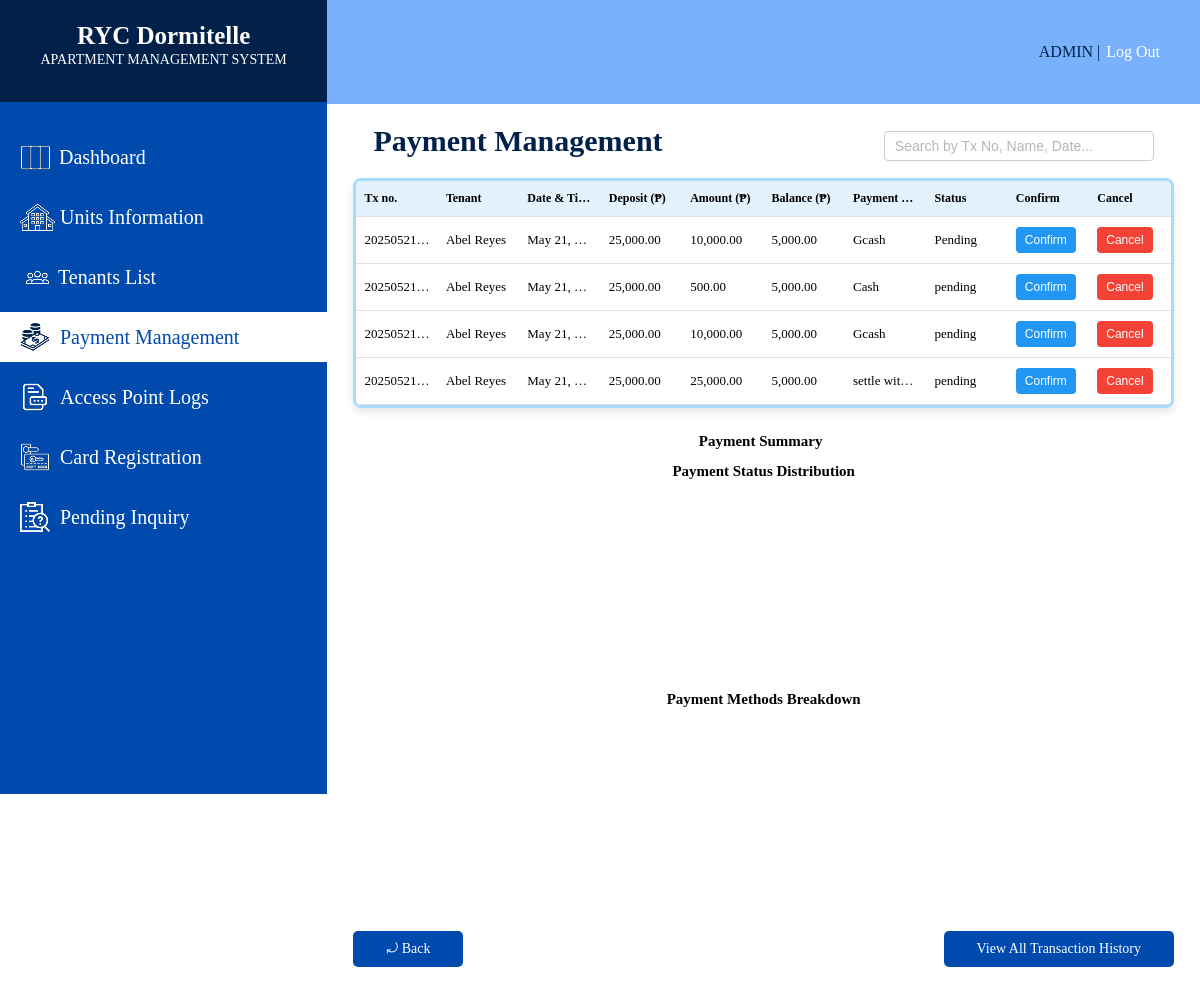
Page /PAYMENTMANAGEMENT.php (signed in) on the committed database.
### tables this page shows
CREATE TABLE `payments` (
  `transaction_no` varchar(12) NOT NULL,
  `unit_no` varchar(10) NOT NULL,
  `tenant_ID` varchar(12) NOT NULL,
  `amount_paid` int(6) NOT NULL,
  `payment_date_time` timestamp NOT NULL DEFAULT current_timestamp() ON UPDATE current_timestamp(),
  `payment_status` varchar(15) NOT NULL,
  `payment_method` varchar(30) NOT NULL,
  `transaction_type` varchar(15) NOT NULL,
  `confirmation_status` varchar(15) NOT NULL,
  `source_id` varchar(100) NOT NULL
);

CREATE TABLE `tenants` (
  `tenant_ID` varchar(12) NOT NULL,
  `tenant_name` varchar(15) NOT NULL,
  `contact_number` varchar(13) NOT NULL,
  `email` varchar(30) NOT NULL,
  `emergency_contact_name` varchar(25) NOT NULL,
  `emergency_contact_num` varchar(13) NOT NULL,
  `tenant_image` varchar(255) NOT NULL
);

CREATE TABLE `tenant_unit` (
  `tenant_ID` varchar(12) NOT NULL,
  `unit_no` varchar(10) NOT NULL,
  `start_date` date NOT NULL,
  `end_date` date NOT NULL,
  `occupant_count` smallint(2) NOT NULL,
  `deposit` mediumint(6) NOT NULL,
  `balance` mediumint(6) NOT NULL,
  `payment_due` varchar(30) NOT NULL,
  `billing_period` varchar(31) NOT NULL,
  `status` varchar(10) NOT NULL
);

### PAYMENTMANAGEMENT.php (the view, shortened to what this page needs)
<?php
require_once 'db_connect.php';
$table_result = null;
$query_error_table = "";
$table_query = "SELECT payments.transaction_no, tenants.tenant_name, payments.payment_date_time,
                tenant_unit.deposit, payments.amount_paid, tenant_unit.balance, payments.payment_method, payments.confirmation_status
                FROM payments
                INNER JOIN tenants ON payments.tenant_ID = tenants.tenant_ID
                INNER JOIN tenant_unit ON tenants.tenant_ID = tenant_unit.tenant_ID
                WHERE payments.confirmation_status = 'Pending'";
$query_exec_result = $conn->query($table_query);
if ($query_exec_result === false) {
    $query_error_table = "Error fetching pending payments: " . $conn->error;
    error_log($query_error_table);
} else {
    $table_result = $query_exec_result;
}
$adminDisplayIdentifier = "ADMIN";
?>
<!DOCTYPE html>
<html lang="en">
<head>
</head>
<body>
    <div class="sideBar">
        <div class="systemTitle">
            <h1>RYC Dormitelle</h1>
            <p>APARTMENT MANAGEMENT SYSTEM</p>
        </div>
        <div class="sidebarContent">
            <div class="card">
                <a href="DASHBOARD.php" class="changeicon">
                    <img src="sidebarIcons/DashboardIconWht.png" alt="Dashboard Icon" class="DsidebarIcon" style="margin-right: 8px;">
                    Dashboard
                </a>
            </div>
            <div class="card">
                <a href="UNITSINFORMATION.php">
                    <img src="sidebarIcons/UnitsInfoIconWht.png" alt="Units Information Icon" class="UIsidebarIcon" style="margin-right: 5px;">
                    Units Information</a>
            </div>
            <div class="card">
                <a href="TENANTSLIST.php">
                    <img src="sidebarIcons/TenantsInfoIconWht.png" alt="Tenants Information Icon" class="THsidebarIcon" style="margin-right: 3px;">
                    Tenants List</a>
            </div>
            <div class="card">
                <a href="PAYMENTMANAGEMENT.php"  style="background-color: #FFFF; color: #004AAD;">
                    <img src="sidebarIcons/PaymentManagementIcon.png" alt="Payment Management Icon" class="PMsidebarIcon" style="margin-right: 10px;">
                    Payment Management</a>
            </div>
            <div class="card">
                <a href="ACCESSPOINTLOGS.php">
                    <img src="sidebarIcons/AccesspointIconWht.png" alt="Access Point Logs Icon" class="APLsidebarIcon" style="margin-right: 10px;">
                    Access Point Logs</a>
            </div>
            <div class="card">
                <a href="CARDREGISTRATION.php">
                    <img src="sidebarIcons/CardregisterIconWht.png" alt="Card Registration Icon" class="CGsidebarIcon" style="margin-right: 10px;">
                    Card Registration</a>
            </div>
            <div class="card">
                <a href="PENDINGINQUIRY.php">
                    <img src="sidebarIcons/PendingInquiryIconWht.png" alt="Pending Inquiry Icon" class="PIsidebarIcon" style="margin-right: 10px;">
                    Pending Inquiry</a>
            </div>
        </div>
    </div>
    <div class="mainBody">
        <div class="header">
            <div class="headerContent">
                <a href="ADMINPROFILE.php" class="adminTitle"><?php echo htmlspecialchars($adminDisplayIdentifier); ?></a>
                <p class="adminLogoutspace"> | </p>
                <a href="LOGIN.php" class="logOutbtn">Log Out</a>
            </div>
        </div>
        <div class="mainContent">
            <div class="tenantHistoryHead">
                <h4>Payment Management</h4>
                <input type="text" placeholder="Search by Tx No, Name, Date..." class="searbar" id="searchInput" onkeyup="searchTable()">
            </div>
            <div class="tenantInfoandGraphs">
                <div class="table_container">
                    <div class="table_scroll">
                      <table id="paymentTable">
                        <thead>
                          <tr>
                            <th>Tx no.</th>
                            <th>Tenant</th>
                            <th>Date & Time</th>
                            <th>Deposit (₱)</th>
                            <th>Amount (₱)</th>
                            <th>Balance (₱)</th>
                            <th>Payment Method</th>
                            <th>Status</th>
                            <th>Confirm</th>
                            <th>Cancel</th>
                          </tr>
                        </thead>
                        <tbody>
                            <?php
                            if (!empty($query_error_table)) {
                                echo "<tr><td colspan='9' style='color:red; text-align:center;'>" . htmlspecialchars($query_error_table) . "</td></tr>";
                            } elseif ($table_result && $table_result->num_rows > 0) {
                                while ($row = $table_result->fetch_assoc()) { ?>
                                    <tr>
                                        <td><?php echo htmlspecialchars($row['transaction_no']); ?></td>
                                        <td><?php echo htmlspecialchars($row['tenant_name']); ?></td>
                                        <td><?php echo htmlspecialchars(date("M d, Y h:i A", strtotime($row['payment_date_time']))); ?></td>
                                        <td><?php echo number_format((float)$row['deposit'], 2); ?></td>
                                        <td><?php echo number_format((float)$row['amount_paid'], 2); ?></td>
                                        <td><?php echo number_format((float)$row['balance'], 2); ?></td>
                                        <td><?php echo htmlspecialchars($row['payment_method']); ?></td>
                                        <td><?php echo htmlspecialchars($row['confirmation_status']); ?></td>
                                        <td>
                                            <?php if (strtolower($row['confirmation_status']) === 'pending'): ?>
                                            <form method="POST" style="display:inline;">
                                                <button type="submit" class="action_btn">Confirm</button>
                                            </form>
                                            <?php else: echo htmlspecialchars($row['confirmation_status']); endif; ?>
                                        </td>
                                        <td>
                                            <?php if (strtolower($row['confirmation_status']) === 'pending'): ?>
                                            <form method="POST" style="display:inline;" onsubmit="return confirm('Are you sure you want to cancel this transaction?');">
                                                <button type="submit" class="action_btn" style="background-color: #f44336;">Cancel</button>
                                            </form>
                                            <?php else: echo "N/A"; endif; ?>
                                        </td>
                                    </tr>
                                <?php }
                            } else {
                                echo "<tr><td colspan='9' style='text-align:center;'>No pending payment records found.</td></tr>";
                            }
                            ?>
                            </tbody>
                      </table>
                    </div>
                </div>
                <div class="graphsplacement">
                    <div class="monthlyRevenueTitle">
                        <h3>Payment Summary</h3>
                    </div>
                    <h4>Payment Status Distribution</h4>
                    <div class="bargraphContainer">
                        <div id="chart_div" class="bargraph"></div>
                    </div>
                    <h4 class="pieChartTitle">Payment Methods Breakdown</h4>
                    <div class="piechartContainer">
                        <div id="piechart" class="pieChart"></div>
                    </div>
                </div>
            </div>
            <div class="footbtnContainer">
                <a href="DASHBOARD.php" class="backbtn">⤾ Back</a>
                <a href="TRANSACTIONHISTORY.php" class="viewtransactionhistory">
                    View All Transaction History</a>
            </div>
        </div>
    </div>
</body>
</html>

### PAYMENTMANAGEMENT.php (style rules this page uses)
body { display: flex; margin: 0; background-color: #FFFF; }
.sideBar { width: 450px; height: 100%; background-color: #01214B; }
.systemTitle { text-align: center; height: 10vh; padding-bottom: 5.3px; }
.systemTitle h1 { font-size: 25px; font-family: Inria Serif; align-items: center; position: relative; top: 5px; color: #FFFF; }
.systemTitle p { font-size: 14px; font-family: Inria Serif; position: relative; bottom: 10px; color: #FFFF; }
.sidebarContent { padding-top: 20px; height: 84vh; background-color: #004AAD; display: block; }
.card { width: 100%; height: 50px; display: flex; margin: 10px 0px 10px; align-items: center; justify-content: center; }
.card a { margin: auto 0px auto 0px; font-size: 20px; padding-left: 20px; font-weight: 200; display: flex; text-decoration: none; align-items: center; height: 100%; width: 100%; background-color: #004AAD; color: white; }
.mainBody { width: 100vw; height: 100%; background-color: white; }
.header { height: 13vh; width: 100%; background-color: #79B1FC; display: flex; justify-content: end; align-items: center; }
.headerContent { margin-right: 40px; display: flex; justify-content: center; align-items: center; }
.adminTitle { font-size: 16px; color: #01214B; position: relative; text-decoration: none; }
.adminLogoutspace { font-size: 16px; color: #01214B; position: relative; text-decoration: none; }
.logOutbtn { font-size: 16px; color: #FFFF; position: relative; margin-left: 2px; text-decoration: none; }
.mainContent { height: calc(100% - 13vh); width: 100%; margin: 0px auto; background-color: #FFFF; padding: 20px 0; overflow-y: auto; }
.tenantHistoryHead { display: flex; width: calc(94% - 40px); align-items: center; flex-wrap: wrap; margin: 0 auto 10px auto; justify-content: space-between; }
.tenantHistoryHead h4 { color: #01214B; font-size: 30px; margin-right: 20px; margin-top: 0; margin-bottom: 10px; }
.searbar { height: 30px; width: 270px; border: 1px solid #ccc; border-radius: 4px; font-size: 14px; padding: 0 10px; box-sizing: border-box; }
::placeholder { color: #B7B5B5; opacity: 1; }
.tenantInfoandGraphs { display: flex; flex-wrap: wrap; justify-content: space-between; width: 94%; margin: 0 auto; gap: 20px; }
.table_container { flex-basis: 63%; min-width: 300px; flex-grow: 1; border: 3px solid #A6DDFF; border-radius: 8px; max-height: 400px; overflow: hidden; box-shadow: 0 4px 8px rgba(0,0,0,0.1); }
.table_scroll { height: 100%; overflow-y: auto; scrollbar-width: thin; }
table { width: 100%; border-collapse: collapse; background-color: white; table-layout: fixed; }
th, td { padding: 10px 8px; text-align: left; border-bottom: 1px solid #e0e0e0; font-size: 13px; overflow: hidden; text-overflow: ellipsis; white-space: nowrap; }
th { background-color: #e3f2fd; font-weight: bold; font-size: 12px; position: sticky; top: 0; z-index: 1; }
.action_btn { background-color: #2196f3; color: white; border: none; padding: 6px 9px; border-radius: 4px; cursor: pointer; text-decoration: none; font-size: 12px; white-space: nowrap; }
.footbtnContainer { width: 94%; margin: 20px auto 0; display: flex; justify-content: space-between; align-items: center; margin-top: 35px; }
.graphsplacement { flex-basis: 34%; min-width: 280px; flex-grow: 1; display: flex; flex-direction: column; }
.monthlyRevenueTitle { display: flex; align-items: center; width: 100%; justify-content: center; flex-wrap: wrap; }
.monthlyRevenueTitle h3 { margin: 5px 3px; font-size: 15px; }
.graphsplacement h4 { width: 100%; display: flex; justify-content: center; align-items: center; margin: 8px 0; font-size: 15px; text-align: center; }
.bargraphContainer { width: 100%; display: flex; justify-content: center; margin-bottom: 15px; flex-grow: 1; min-height: 180px; }
.bargraph { width: 100%; }
.pieChartTitle { width: 100%; display: flex; justify-content: center; align-items: center; margin: 8px 0; font-size: 15px; text-align: center; }
.piechartContainer { width: 100%; display: flex; justify-content: center; flex-grow: 1; min-height: 180px; }
.pieChart { width: 100%; }
.viewtransactionhistory { height: 36px; min-width: 200px; display: flex; align-items: center; justify-content: center; background-color: #004AAD; color: #FFFFFF; text-decoration: none; border-radius: 5px; font-size: 14px; padding: 0 15px; }
.backbtn { height: 36px; width: 110px; display: flex; align-items: center; justify-content: center; background-color: #004AAD; color: #FFFFFF; text-decoration: none; border-radius: 5px; font-size: 14px; }

### rows in the picture
payments: transaction_no "2025052…", tenant_ID.tenant_name "Abel Reyes", payment_date_time "May 21,…", tenant_unit.deposit "25,000.00", amount_paid "10,000.00", tenant_unit.balance "5,000.00", payment_method "Gcash", confirmation_status "Pending"
payments: transaction_no "2025052…", tenant_ID.tenant_name "Abel Reyes", payment_date_time "May 21,…", tenant_unit.deposit "25,000.00", amount_paid "500.00", tenant_unit.balance "5,000.00", payment_method "Cash", confirmation_status "pending"
payments: transaction_no "2025052…", tenant_ID.tenant_name "Abel Reyes", payment_date_time "May 21,…", tenant_unit.deposit "25,000.00", amount_paid "10,000.00", tenant_unit.balance "5,000.00", payment_method "Gcash", confirmation_status "pending"
payments: transaction_no "2025052…", tenant_ID.tenant_name "Abel Reyes", payment_date_time "May 21,…", tenant_unit.deposit "25,000.00", amount_paid "25,000.00", tenant_unit.balance "5,000.00", payment_method "settle wit…", confirmation_status "pending"

### other values in the picture
$adminDisplayIdentifier "ADMIN"
